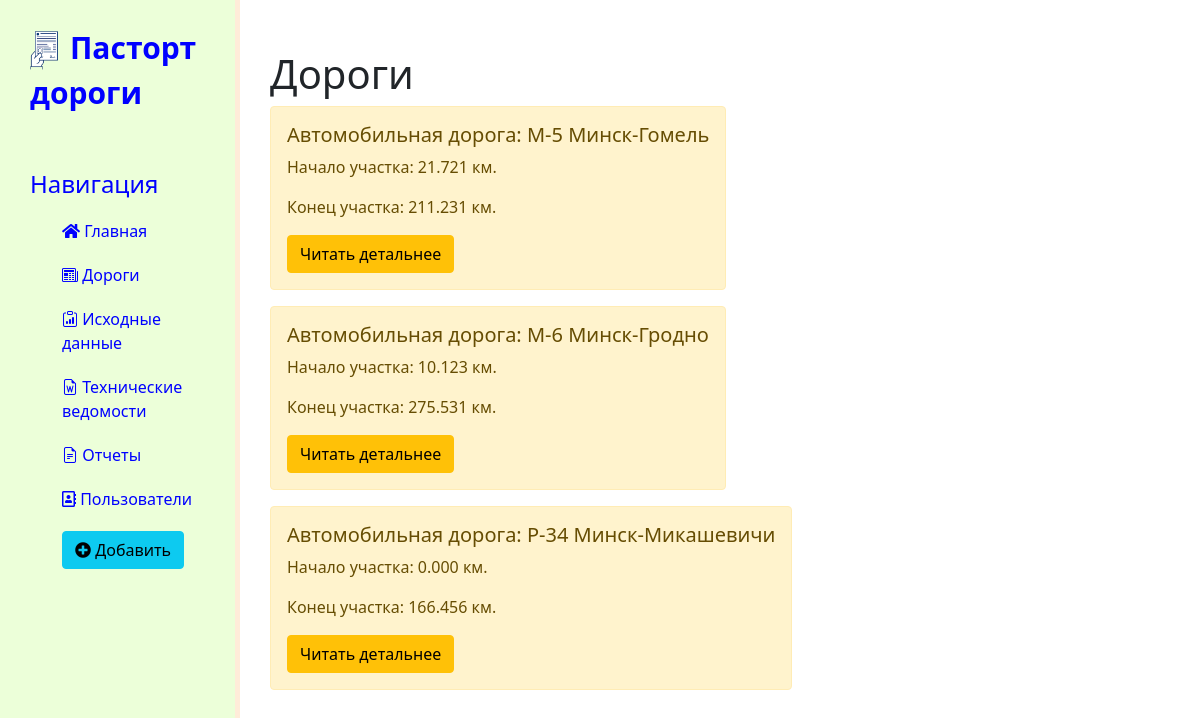
Page /news/ on the committed database.
### news/models.py (models this page shows, shortened)
class Articles(models.Model):
    troad = models.CharField('Титул дороги', max_length=10)
    nroad = models.CharField('Тиутльное наименование дороги', max_length=250)
    n_km = models.DecimalField('Начало участка', max_digits=7, decimal_places=3)
    k_km = models.DecimalField('Конец участка', max_digits=7, decimal_places=3)
    class Meta:
        verbose_name = 'Дорога'
        verbose_name_plural = 'Дороги'

### news/views.py (the view)
# urls.py: path('',views.news_home, name='news_home'),
def news_home(request):
    news = Articles.objects.all()
    return render(request, 'news/news.html', {'news': news})

### news/templates/news/news.html (shortened to what this page needs)
{% extends 'main/layout.html' %}
{% block  content %}
    <div class="features">
        <h1>Дороги</h1>
        {% for el in news %}
            <div class="alert alert-warning">
                <h5>Автомобильная дорога: {{ el.troad }} {{ el.nroad }}</h5>
                <p>Начало участка: {{ el.n_km }} км.</p>
                <p>Конец участка: {{ el.k_km }} км.</p>
                <a href="{% url 'news-datail' el.id %}" class="btn btn-warning">Читать детальнее</a>
            </div>
        {% endfor %}
    </div>
{% endblock %}

### main/static/main/css/main.css (style rules this page uses)
body { background: #FFFFFF; }
main .features { float: left; margin-top: 50px; margin-left: 30px; }
.alert-warning { float: left; clear: both; text-align: left; }

### rows in the picture
Articles: troad "М-5", nroad "Минск-Гомель", n_km "21.721", k_km "211.231"
Articles: troad "М-6", nroad "Минск-Гродно", n_km "10.123", k_km "275.531"
Articles: troad "Р-34", nroad "Минск-Микашевичи", n_km "0.000", k_km "166.456"
